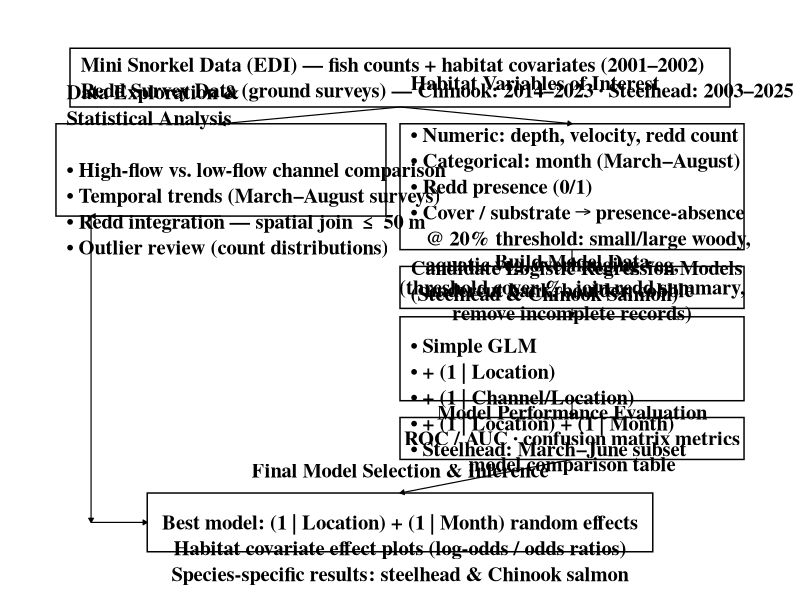

Source code (R):
# analysis-conceptual-map.R
# Conceptual map of the mini snorkel cover analysis, in the style of
# Jelovica et al. (2024, Ecological Indicators 160:111832) Fig. 3.
# Summarizes the workflow documented in:
#   feather_river_cover_analysis_steelehead.Rmd
#   feather_river_cover_analysis_salmon.Rmd
#
# Data source date ranges (see README.md and feather_river_cover_analysis_salmon.Rmd
# "Redd Data Integration and Exploration" section):
#   Mini Snorkel Data (EDI edi.1705.2): 2001-2002
#   Chinook Redd Survey (EDI edi.1802.2): 2014-2023
#   Steelhead Redd Survey (data-raw/SH Redd Survey.xlsx): 2003-2025
#
# Output: figures/analysis_conceptual_map.png

library(tidyverse)

# ── box + arrow helpers ───────────────────────────────────────────────────

new_box <- function(id, xmin, xmax, ymin, ymax, text, align = "left", fontface = "bold") {
  tibble(
    id = id, xmin = xmin, xmax = xmax, ymin = ymin, ymax = ymax,
    text = text, align = align, fontface = fontface
  )
}

# arrow from the bottom-center of `from` to the top-center of `to`
arrow_down <- function(boxes, from, to) {
  fb <- filter(boxes, id == from)
  tb <- filter(boxes, id == to)
  tibble(x = (fb$xmin + fb$xmax) / 2, y = fb$ymin,
         xend = (tb$xmin + tb$xmax) / 2, yend = tb$ymax)
}

# elbowed arrow used for the exploratory branch that bypasses modeling and
# feeds straight into the left edge of the final results box, mirroring the
# left-hand connector in the source figure
arrow_bypass <- function(boxes, from, to, via_x) {
  fb <- filter(boxes, id == from)
  tb <- filter(boxes, id == to)
  y_target <- (tb$ymin + tb$ymax) / 2
  tibble(
    x    = c((fb$xmin + fb$xmax) / 2, via_x,     via_x),
    y    = c(fb$ymin,                 fb$ymin,   y_target),
    xend = c(via_x,                   via_x,     tb$xmin),
    yend = c(fb$ymin,                 y_target,  y_target)
  )
}

# ── boxes ─────────────────────────────────────────────────────────────────

boxes <- bind_rows(
  new_box("sources", 3, 97, 100, 114,
          paste(
            "Mini Snorkel Data (EDI) — fish counts + habitat covariates (2001–2002)",
            "Redd Survey Data (ground surveys) — Chinook: 2014–2023 · Steelhead: 2003–2025",
            sep = "\n"),
          align = "left"),

  new_box("explore", 1, 48, 74, 96,
          paste(
            "Data Exploration &",
            "Statistical Analysis",
            " ",
            "• High-flow vs. low-flow channel comparison",
            "• Temporal trends (March–August surveys)",
            "• Redd integration — spatial join ≤ 50 m",
            "• Outlier review (count distributions)",
            sep = "\n"),
          align = "left"),

  new_box("variables", 50, 99, 66, 96,
          paste(
            "Habitat Variables of Interest",
            " ",
            "• Numeric: depth, velocity, redd count",
            "• Categorical: month (March–August)",
            "• Redd presence (0/1)",
            "• Cover / substrate → presence-absence",
            "   @ 20% threshold: small/large woody,",
            "   aquatic veg, overhanging veg,",
            "   undercut bank, boulder, cobble",
            sep = "\n"),
          align = "left"),

  new_box("preprocess", 50, 99, 52, 62,
          "Build Model Data\n(threshold cover %, join redd summary,\nremove incomplete records)",
          align = "center"),

  new_box("logistic", 50, 99, 30, 50,
          paste(
            "Candidate Logistic Regression Models",
            "(Steelhead & Chinook Salmon)",
            " ",
            "• Simple GLM",
            "• + (1 | Location)",
            "• + (1 | Channel/Location)",
            "• + (1 | Location) + (1 | Month)",
            "• Steelhead: March–June subset",
            sep = "\n"),
          align = "left"),

  new_box("evaluation", 50, 99, 16, 26,
          # split across two lines - as one line this is the widest string in
          # the figure and overflows the box at the current font size
          "Model Performance Evaluation\nROC / AUC · confusion matrix metrics\nmodel comparison table",
          align = "center"),

  new_box("final", 14, 86, -6, 8,
          paste(
            "Final Model Selection & Inference",
            " ",
            "Best model: (1 | Location) + (1 | Month) random effects",
            "Habitat covariate effect plots (log-odds / odds ratios)",
            "Species-specific results: steelhead & Chinook salmon",
            sep = "\n"),
          align = "center")
)

boxes <- boxes |>
  mutate(
    xc = (xmin + xmax) / 2,
    yc = (ymin + ymax) / 2,
    label_x = if_else(align == "left", xmin + 1.5, xc),
    hjust = if_else(align == "left", 0, 0.5)
  )

# ── arrows ────────────────────────────────────────────────────────────────

arrows <- bind_rows(
  arrow_down(boxes, "sources", "explore"),
  arrow_down(boxes, "sources", "variables"),
  arrow_down(boxes, "variables", "preprocess"),
  arrow_down(boxes, "preprocess", "logistic"),
  arrow_down(boxes, "logistic", "evaluation"),
  arrow_down(boxes, "evaluation", "final"),
  arrow_bypass(boxes, "explore", "final", via_x = 6)
)

# ── plot ──────────────────────────────────────────────────────────────────

p <- ggplot() +
  geom_rect(
    data = boxes,
    aes(xmin = xmin, xmax = xmax, ymin = ymin, ymax = ymax),
    fill = "white", color = "black", linewidth = 0.5
  ) +
  geom_text(
    data = boxes,
    aes(x = label_x, y = yc, label = text, hjust = hjust, fontface = fontface),
    size = 5.2, lineheight = 1.05, family = "serif", vjust = 0.5
  ) +
  geom_segment(
    data = arrows,
    aes(x = x, y = y, xend = xend, yend = yend),
    arrow = arrow(length = unit(0.12, "cm"), type = "closed"),
    linewidth = 0.4
  ) +
  coord_cartesian(xlim = c(0, 100), ylim = c(-8, 116), clip = "off") +
  theme_void() +
  theme(plot.margin = margin(10, 10, 10, 10))

# Height is set generously relative to width: box heights are fixed in data
# units, so the taller canvas is what keeps the larger font from overflowing
# the boxes. Width is unchanged, so the font is genuinely larger relative to
# the figure width (which is what constrains display size in a document).
ggsave(
  here::here("mini-snorkel-analysis", "figures", "analysis_conceptual_map.png"),
  p, width = 11, height = 16, dpi = 300, bg = "white"
)
